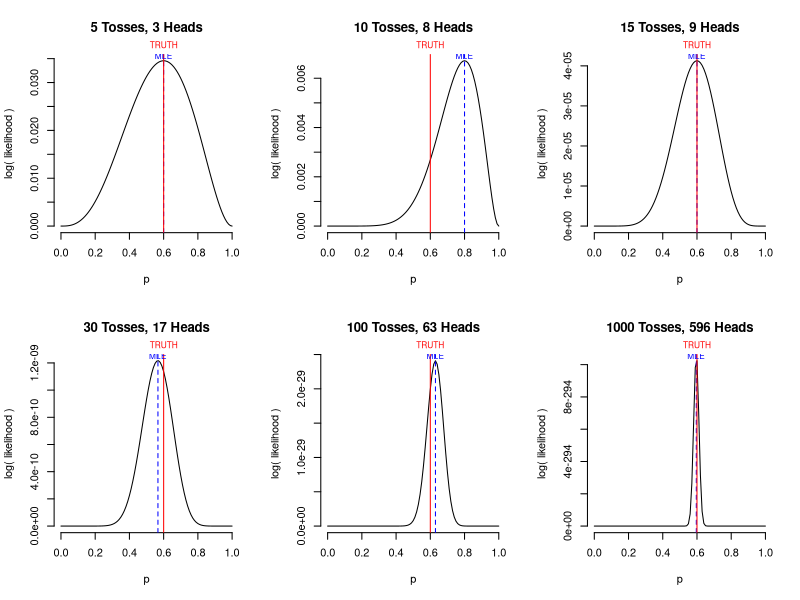

The R script that drew this image:
# -----------------------------------------------------------------------------------------
# Disclaimer: Shared as_is for non-commercial purposes with the hope that it may be useful,
# but without any claim or guarantee about performance, correctness, or documentation.
#
# Author: Mihir Arjunwadkar <mihir.arjunwadkar@gmail.com>
# -----------------------------------------------------------------------------------------

# log likelihood function for a Bernoulli(p) sample
#
 log.likelihood.bernoulli <- function( data, p = seq( 0, 1, by = 0.1 ) )
  {
   N <- length( data )
   S <- sum( data )

   L    <- p^S * ( 1 - p )^( N - S )
   logL <- S * log( p ) + ( N - S ) * log( 1 - p )

   cbind( p, L, logL )
  }

# The "Truth"
#
 coin.bias <- 0.1 # p = 0.5 + coin.bias; -0.5 <= coin.bias <= 0.5

# visualization
#
 op <- par( mfrow = c( 2, 3 ) )

 for ( N in c( 5, 10, 15, 30, 100, 1000 ) ) # loop over sample sizes
  {
   coin.tosses <- sample( c( 1, 0 ), N, replace = T, prob = 0.5 + c( 1, -1 ) * coin.bias ) # data sample

   # cat( coin.tosses, '\n' )
   # cat( sum( coin.tosses ), 'heads,', N - sum( coin.tosses ), 'tails\n\n' )

   ll  <- log.likelihood.bernoulli( coin.tosses, p = seq( 0, 1, by = 0.01 ) )
   mle <- sum( coin.tosses ) / length( coin.tosses )

   plot( ll[,'p'], ll[,'L'], type = 'l', xlab = 'p', ylab = 'log( likelihood )', main = paste( N, 'Tosses,', sum( coin.tosses ), 'Heads' ), bty = 'n' )
   abline( v = mle, col = 'blue', lty = 2 )
   abline( v = 0.5 + coin.bias, col = 'red' )
   mtext( 'TRUTH', 3, at = 0.5 + coin.bias, line = 0.25, cex = 0.5, col = 'red' )
   text( mle, 1.01 * max( ll[,'L'] ), 'MLE', cex = 0.75, col = 'blue', adj = c( 0.5, 0 ) )
  }

 par( op )
